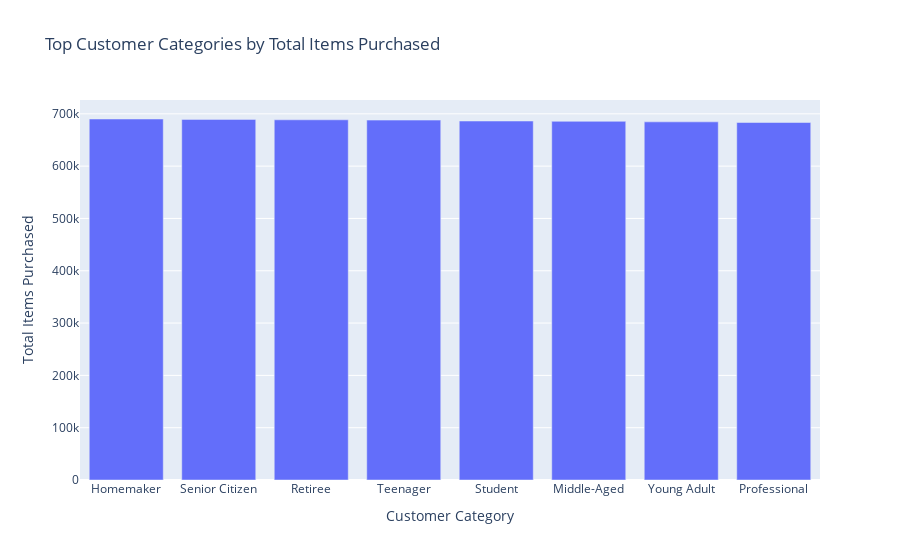

Notebook code for this chart:
### Code cell
#visualize the top customer categories
fig = px.bar(top_customer_category, 
             x=top_customer_category.index, 
             y=top_customer_category.values, 
             labels={'x': 'Customer Category', 'y': 'Total Items Purchased'},
             title='Top Customer Categories by Total Items Purchased')
fig.update_layout(xaxis_title='Customer Category', yaxis_title='Total Items Purchased')
fig.show()

### Figure 1 — Plotly figure (JSON) as saved in the notebook; plotly's stock layout.template omitted (floating-point values rounded to 4 significant figures)
{"data": [{"alignmentgroup": "True", "hovertemplate": "Customer_Category=%{x}<br>Total Items Purchased=%{y}<extra></extra>", "legendgroup": "", "marker": {"color": "#636efa", "pattern": {"shape": ""}}, "name": "", "offsetgroup": "", "orientation": "v", "showlegend": false, "textposition": "auto", "type": "bar", "x": ["Homemaker", "Senior Citizen", "Retiree", "Teenager", "Student", "Middle-Aged", "Young Adult", "Professional"], "xaxis": "x", "y": [690108, 689355, 688579, 687960, 686230, 685671, 684619, 683419], "yaxis": "y"}], "layout": {"barmode": "relative", "legend": {"tracegroupgap": 0}, "title": {"text": "Top Customer Categories by Total Items Purchased"}, "xaxis": {"anchor": "y", "domain": [0, 1], "title": {"text": "Customer Category"}}, "yaxis": {"anchor": "x", "domain": [0, 1], "title": {"text": "Total Items Purchased"}}}}
